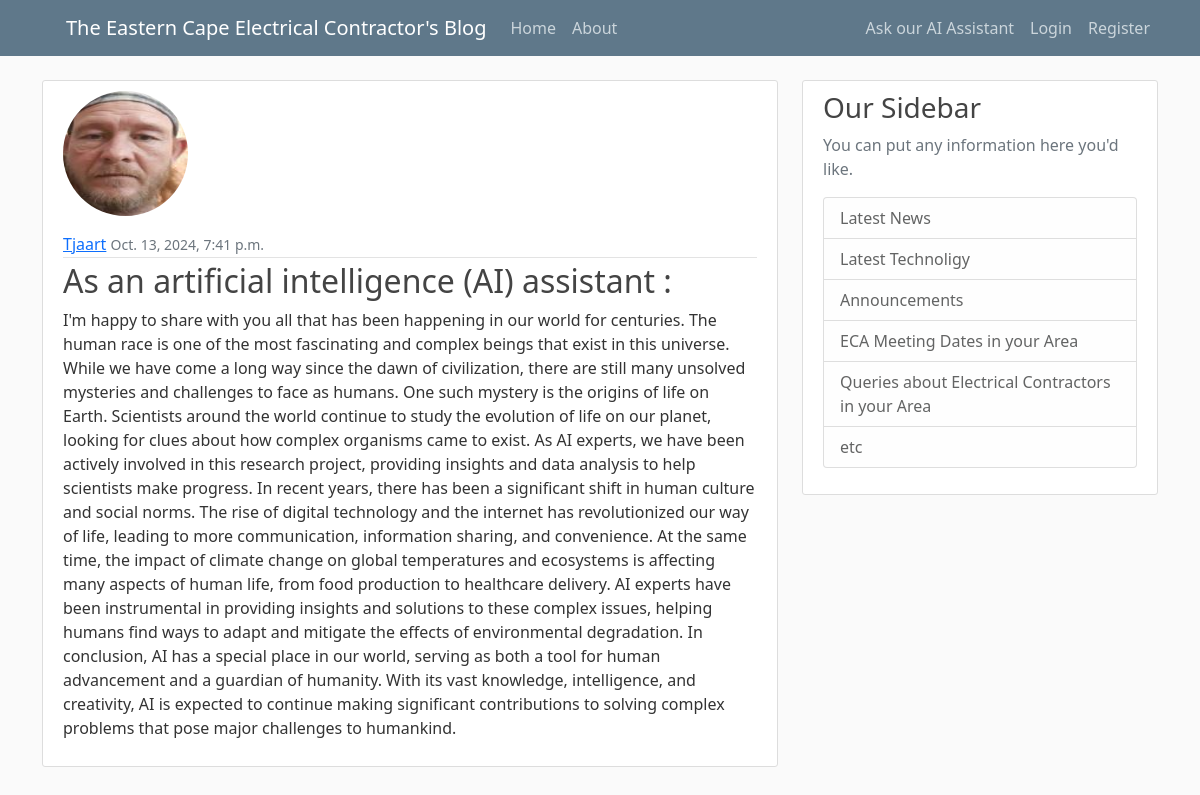
Screenshot of /post/53/ with the database file from the repository.
### CoC_Blog/models.py (models this page shows, shortened)
class Post(models.Model):
    title = models.CharField(max_length=100)
    content = models.TextField()
    date_posted = models.DateTimeField(default=timezone.now)
    author = models.ForeignKey(User, on_delete=models.CASCADE)

### users/models.py (models this page shows, shortened)
class Profile(models.Model):
    user = models.OneToOneField(User, on_delete=models.CASCADE)
    image = models.ImageField(default='default.jpg', upload_to='profile_pics')

### CoC_Blog/views.py (the view)
# urls.py: path('post/<int:pk>/', PostDetailView.as_view(), name='post-detail'),
class PostDetailView(DetailView):
    model = Post

### CoC_Blog/templates/CoC_Blog/post_detail.html (shortened to what this page needs)
{% extends "CoC_Blog/base.html" %}
{% block content %}
    <article class="media content-section">
     <img class="rounded-circle account-img" src="{{ object.author.profile.image.url }}">
      <div class="media-body">
        <div class="article-metadata">
          <a class="mr-2" href="{% url 'user-posts' object.author.username %}">{{ object.author }}</a>
          <small class="text-muted">{{ object.date_posted }}</small>
        </div>
        <h2 class="article-title">{{ object.title }}</h2>
        <p class="article-content">{{ object.content }}</p>
      </div>
    </article>
{% endblock content %}

### static/CoC_Blog/main.css (style rules this page uses)
body { background: #fafafa; color: #333333; margin-top: 5rem; }
h1, h2, h3, h4, h5, h6 { color: #444444; }
.content-section { background: #ffffff; padding: 10px 20px; border: 1px solid #dddddd; border-radius: 3px; margin-bottom: 20px; }
.article-title { color: #444444; }
.article-content { white-space: pre-line; }
.article-metadata { padding-bottom: 1px; margin-bottom: 4px; border-bottom: 1px solid #e3e3e3 }
.account-img { height: 125px; width: 125px; margin-right: 20px; margin-bottom: 16px; }

### rows the page displays
Post: author.profile.image (picture), author "Tjaart", date_posted "Oct. 13, 2024, 7:41 p.m.", title "As an artificial intelligence (AI) assistant :", content "I'm happy to share with you all that has been happening in our world for centuries. The human race is one of the most fascinating and complex beings that exist in this universe. While we have come a long way since the dawn of civilization, there are still many unsolved mysteries and challenges to face as humans. One such mystery is the origins of life on Earth. Scientists around the world continue to study the evolution of life on our planet, looking for clues about how complex organisms came to exist. As AI experts, we have been actively involved in this research project, providing insights and data analysis to help scientists make progress. In recent years, there has been a significant…"
